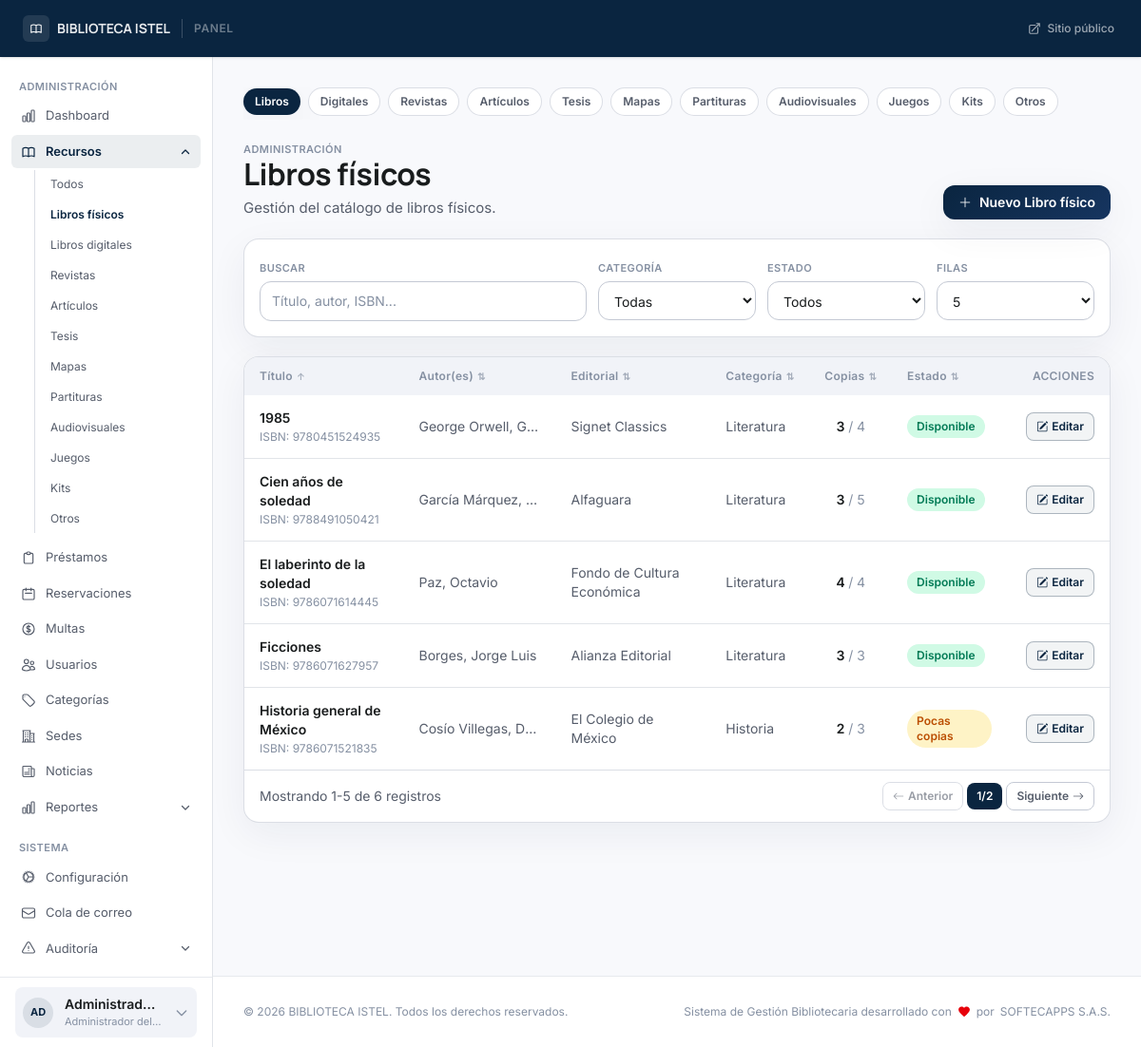
Page /admin/resources/type/libros (signed in) on the committed database.
### tables this page shows
CREATE TABLE `users` (
  `id` int(10) unsigned NOT NULL AUTO_INCREMENT,
  `user_number` varchar(20) DEFAULT NULL,
  `name` varchar(150) NOT NULL,
  `email` varchar(150) NOT NULL,
  `document_number` varchar(30) NOT NULL,
  `phone` varchar(30) DEFAULT NULL,
  `address` text DEFAULT NULL,
  `birthdate` date DEFAULT NULL,
  `photo` varchar(255) DEFAULT NULL,
  `role` enum('admin','librarian','teacher','user','guest') NOT NULL DEFAULT 'user',
  `user_type` enum('student','teacher','external','staff') NOT NULL DEFAULT 'student',
  `status` enum('active','suspended','blocked','inactive') NOT NULL DEFAULT 'active',
  `password_hash` varchar(255) NOT NULL,
  `remember_token` varchar(64) DEFAULT NULL,
  `remember_expires` datetime DEFAULT NULL,
  `email_verified_at` datetime DEFAULT NULL,
  `force_password_change` tinyint(1) NOT NULL DEFAULT 0,
  `last_login_at` datetime DEFAULT NULL,
  `last_login_ip` varchar(45) DEFAULT NULL,
  `created_at` datetime NOT NULL DEFAULT current_timestamp(),
  `updated_at` datetime NOT NULL DEFAULT current_timestamp() ON UPDATE current_timestamp(),
  PRIMARY KEY (`id`),
  UNIQUE KEY `uq_users_email` (`email`),
  UNIQUE KEY `uq_users_document` (`document_number`),
  UNIQUE KEY `uq_users_user_number` (`user_number`),
  KEY `idx_users_role_status` (`role`,`status`)
);

CREATE TABLE `resources` (
  `id` int(10) unsigned NOT NULL AUTO_INCREMENT,
  `isbn_13` char(13) DEFAULT NULL,
  `marc_leader` char(24) DEFAULT NULL,
  `marc_control_number` varchar(64) DEFAULT NULL,
  `title` varchar(300) NOT NULL,
  `authors` longtext NOT NULL CHECK (json_valid(`authors`)),
  `marc_record` longtext DEFAULT NULL CHECK (json_valid(`marc_record`)),
  `publisher` varchar(200) DEFAULT NULL,
  `edition_statement` varchar(200) DEFAULT NULL,
  `publication_year` smallint(6) DEFAULT NULL,
  `category_id` int(10) unsigned NOT NULL,
  `branch_id` int(10) unsigned DEFAULT NULL,
  `support_type` enum('physical','digital','audiovisual','journal','thesis','map','score','kit','game','other') NOT NULL DEFAULT 'physical',
  `resource_type` varchar(60) DEFAULT NULL,
  `content_type` varchar(80) DEFAULT NULL,
  `media_type` varchar(80) DEFAULT NULL,
  `carrier_type` varchar(80) DEFAULT NULL,
  `description` text DEFAULT NULL,
  `pages` smallint(5) unsigned DEFAULT NULL,
  `language` char(2) NOT NULL DEFAULT 'es',
  `cover_image` varchar(255) DEFAULT NULL,
  `location` varchar(100) DEFAULT NULL,
  `digital_url` text DEFAULT NULL,
  `acquisition_price` decimal(8,2) DEFAULT NULL,
  `replacement_cost` decimal(8,2) NOT NULL,
  `acquisition_date` date DEFAULT NULL,
  `acquired_at` datetime DEFAULT NULL,
  `is_new_acquisition` tinyint(1) NOT NULL DEFAULT 1,
  `total_copies` tinyint(3) unsigned NOT NULL DEFAULT 0,
  `available_copies` tinyint(3) unsigned NOT NULL DEFAULT 0,
  `digital_access_count` int(10) unsigned NOT NULL DEFAULT 0,
  `is_active` tinyint(1) NOT NULL DEFAULT 1,
  `deactivated_at` datetime DEFAULT NULL,
  `deactivated_by` int(10) unsigned DEFAULT NULL,
  `deactivation_reason` text DEFAULT NULL,
  `created_at` datetime NOT NULL DEFAULT current_timestamp(),
  `updated_at` datetime NOT NULL DEFAULT current_timestamp() ON UPDATE current_timestamp(),
  PRIMARY KEY (`id`),
  UNIQUE KEY `uq_books_marc_control_number` (`marc_control_number`),
  UNIQUE KEY `uq_resources_isbn` (`isbn_13`),
  KEY `idx_resources_support_active` (`support_type`,`is_active`),
  KEY `idx_resources_branch` (`branch_id`,`is_active`),
  KEY `idx_resources_new_acquisition` (`is_new_acquisition`,`acquired_at`),
  KEY `idx_resources_category` (`category_id`),
  KEY `fk_resources_deactivated_by` (`deactivated_by`),
  FULLTEXT KEY `ft_books_search` (`title`,`publisher`),
  CONSTRAINT `fk_resources_branch` FOREIGN KEY (`branch_id`) REFERENCES `library_branches` (`id`) ON UPDATE CASCADE,
  CONSTRAINT `fk_resources_category` FOREIGN KEY (`category_id`) REFERENCES `categories` (`id`) ON UPDATE CASCADE,
  CONSTRAINT `fk_resources_deactivated_by` FOREIGN KEY (`deactivated_by`) REFERENCES `users` (`id`) ON DELETE SET NULL ON UPDATE CASCADE
);

### views/admin/resources/type-list.php (the view, shortened to what the rows shown need)
<?php
$e = fn(mixed $v) => htmlspecialchars((string) $v, ENT_QUOTES | ENT_SUBSTITUTE, 'UTF-8');
?>
<section class="p-6 lg:p-8">
    <div class="mb-5 flex flex-col gap-3 sm:flex-row sm:items-end sm:justify-between">
        <div>
            <h1 class="headline-lg text-on-surface"><?= $e($cfg['label_plural']) ?></h1>
        </div>
    </div>
    <div class="overflow-hidden rounded-2xl border border-outline-variant/60 bg-white shadow-ambient">
        <div class="overflow-x-auto">
            <table id="type-resources-table" class="min-w-full text-left">
                <thead class="bg-surface-container-low text-xs uppercase tracking-wide text-on-surface-subtle">
                    <tr>
                        <th class="px-4 py-3 font-semibold">
                            <button type="button" data-sort="title" class="type-sort inline-flex items-center gap-1 hover:text-primary">
                                Título <span class="text-[10px] opacity-70">⇅</span>
                            </button>
                        </th>
                        <?php if ($cfg['show_authors']): ?>
                        <th class="px-4 py-3 font-semibold">
                            <button type="button" data-sort="author" class="type-sort inline-flex items-center gap-1 hover:text-primary">
                                <?= $e($cfg['authors_label']) ?> <span class="text-[10px] opacity-70">⇅</span>
                            </button>
                        </th>
                        <?php endif; ?>
                        <?php if ($cfg['show_publisher']): ?>
                        <th class="px-4 py-3 font-semibold hidden md:table-cell">
                            <button type="button" data-sort="publisher" class="type-sort inline-flex items-center gap-1 hover:text-primary">
                                <?= $e($cfg['publisher_label']) ?> <span class="text-[10px] opacity-70">⇅</span>
                            </button>
                        </th>
                        <?php endif; ?>
                        <th class="px-4 py-3 font-semibold hidden sm:table-cell">
                            <button type="button" data-sort="category" class="type-sort inline-flex items-center gap-1 hover:text-primary">
                                Categoría <span class="text-[10px] opacity-70">⇅</span>
                            </button>
                        </th>
                        <?php if ($cfg['show_inventory']): ?>
                        <th class="px-4 py-3 font-semibold text-center">
                            <button type="button" data-sort="available" class="type-sort inline-flex items-center gap-1 hover:text-primary">
                                Copias <span class="text-[10px] opacity-70">⇅</span>
                            </button>
                        </th>
                        <th class="px-4 py-3 font-semibold">
                            <button type="button" data-sort="status" class="type-sort inline-flex items-center gap-1 hover:text-primary">
                                Estado <span class="text-[10px] opacity-70">⇅</span>
                            </button>
                        </th>
                        <?php endif; ?>
                        <th class="px-4 py-3 font-semibold text-right">Acciones</th>
                    </tr>
                </thead>
                <tbody id="type-table-body" class="divide-y divide-outline-variant/50 text-sm">
                    <?php foreach ($resources as $r):
                        $avail  = (int) ($r['available_copies'] ?? 0);
                        $total  = (int) ($r['total_copies'] ?? 0);
                        $active = (int) ($r['is_active'] ?? 1);
                        if (!$active) {
                            $rowStatus = 'inactive';
                        } elseif ($avail <= 0) {
                            $rowStatus = 'out';
                        } elseif ($avail <= 2) {
                            $rowStatus = 'low';
                        } else {
                            $rowStatus = 'active';
                        }
                        $authorDisplay = '';
                        if (!empty($r['authors'])) {
                            $decoded = json_decode($r['authors'], true);
                            $authorDisplay = is_array($decoded) ? implode(', ', $decoded) : $r['authors'];
                        }
                    ?>
                    <tr class="hover:bg-surface-container-low/60 transition-colors"
                        data-row-id="<?= (int) $r['id'] ?>"
                        data-title="<?= $e(mb_strtolower($r['title'] ?? '')) ?>"
                        data-author="<?= $e(mb_strtolower($authorDisplay)) ?>"
                        data-isbn="<?= $e(mb_strtolower($r['isbn_13'] ?? '')) ?>"
                        data-publisher="<?= $e(mb_strtolower($r['publisher'] ?? '')) ?>"
                        data-category="<?= $e(mb_strtolower($r['category'] ?? '')) ?>"
                        data-status="<?= $e($rowStatus) ?>"
                        data-available="<?= $avail ?>"
                        data-copies="<?= $total ?>">
                        <td class="px-4 py-3.5">
                            <p class="font-semibold text-on-surface" data-cell="title"><?= $e($r['title'] ?? '') ?></p>
                            <?php if ($r['isbn_13'] ?? ''): ?>
                            <p class="text-xs text-on-surface-subtle mt-0.5">ISBN: <?= $e($r['isbn_13']) ?></p>
                            <?php endif; ?>
                        </td>
                        <?php if ($cfg['show_authors']): ?>
                        <td class="px-4 py-3.5 text-on-surface-muted max-w-[160px] truncate" data-cell="author">
                            <?= $e($authorDisplay ?: '—') ?>
                        </td>
                        <?php endif; ?>
                        <?php if ($cfg['show_publisher']): ?>
                        <td class="px-4 py-3.5 text-on-surface-muted hidden md:table-cell" data-cell="publisher">
                            <?= $e($r['publisher'] ?? '—') ?>
                        </td>
                        <?php endif; ?>
                        <td class="px-4 py-3.5 text-on-surface-muted hidden sm:table-cell" data-cell="category">
                            <?= $e($r['category'] ?? '—') ?>
                        </td>
                        <?php if ($cfg['show_inventory']): ?>
                        <td class="px-4 py-3.5 text-center tabular-nums" data-cell="inventory">
                            <span class="font-semibold text-on-surface"><?= $avail ?></span>
                            <span class="text-on-surface-subtle">/ <?= $total ?></span>
                        </td>
                        <td class="px-4 py-3.5">
                            <span data-cell="status" class="inline-flex rounded-full px-2.5 py-1 text-xs font-semibold <?= match($rowStatus) {
                                'active'   => 'bg-emerald-100 text-emerald-700',
                                'low'      => 'bg-amber-100 text-amber-700',
                                'out'      => 'bg-red-100 text-red-700',
                                'inactive' => 'bg-slate-100 text-slate-600',
                                default    => 'bg-slate-100 text-slate-700',
                            } ?>">
                                <?= match($rowStatus) {
                                    'active'   => 'Disponible',
                                    'low'      => 'Pocas copias',
                                    'out'      => 'Sin stock',
                                    'inactive' => 'Inactivo',
                                    default    => 'Estado',
                                } ?>
                            </span>
                        </td>
                        <?php endif; ?>
                        <td class="px-4 py-3.5 text-right">
                            <button type="button"
                                    data-edit-url="<?= BASE_URL ?>/admin/resources/type/<?= $e($slug) ?>/<?= (int) $r['id'] ?>/edit"
                                    data-edit-title="<?= $e($r['title'] ?? '') ?>"
                                    class="ml-1 rounded-lg border border-primary/30 bg-primary/5 px-2.5 py-1.5 text-xs font-semibold text-primary hover:bg-primary/10 transition-colors js-open-type-edit-modal inline-flex items-center gap-1">
                                <i class="bi bi-pencil-square text-[12px]"></i> Editar
                            </button>
                        </td>
                    </tr>
                    <?php endforeach; ?>
                </tbody>
            </table>
        </div>
    </div>
</section>

### views/partials/panel-sidebar.php (shortened to what the rows shown need)
<?php
$_e      = fn(mixed $v) => htmlspecialchars((string) $v, ENT_QUOTES | ENT_SUBSTITUTE, 'UTF-8');
$role    = $auth_user['role'] ?? '';
$roleBadge = match($role) {
    'admin'     => ['Administrador del sistema', 'bg-red-100 text-red-700 border-red-200'],
    'librarian' => ['Bibliotecario', 'bg-violet-100 text-violet-700 border-violet-200'],
    'teacher'   => ['Docente', 'bg-blue-100 text-blue-700 border-blue-200'],
    'user'    => ['Socio', 'bg-emerald-100 text-emerald-700 border-emerald-200'],
    default     => ['Usuario', 'bg-slate-100 text-slate-700 border-slate-200'],
};
$initials = mb_strtoupper(mb_substr($auth_user['name'] ?? '?', 0, 2));
?>
<aside class="hidden lg:flex flex-col w-56 bg-white border-r border-outline-variant/50 shrink-0" aria-label="Navegación del panel">
    <div class="min-h-[74px] border-t border-outline-variant/40 bg-white px-4 py-2 flex items-center">
        <details class="group relative w-full" onmouseenter="if (this._closeTimer) { clearTimeout(this._closeTimer); this._closeTimer = null; }" onmouseleave="this._closeTimer = setTimeout(() => this.removeAttribute('open'), 320)">
            <summary class="list-none flex items-center gap-3 rounded-lg bg-surface-container-low px-2 py-2 cursor-pointer transition-colors duration-150 hover:bg-white text-on-surface">
                <div class="flex h-8 w-8 shrink-0 items-center justify-center rounded-full bg-primary/10 text-[11px] font-bold text-primary">
                    <?= $_e($initials) ?>
                </div>
                <div class="min-w-0 flex-1">
                    <p class="truncate text-sm font-semibold"><?= $_e($auth_user['name'] ?? '') ?></p>
                    <p class="truncate text-[11px] text-on-surface-subtle"><?= $_e($roleBadge[0]) ?></p>
                </div>
                <svg class="w-4 h-4 text-on-surface-subtle transition-transform duration-200 group-open:rotate-180" fill="none" viewBox="0 0 24 24" stroke="currentColor" stroke-width="2" aria-hidden="true">
                    <path stroke-linecap="round" stroke-linejoin="round" d="M19 9l-7 7-7-7"/>
                </svg>
            </summary>
        </details>
    </div>
</aside>

### rows in the picture
users: name "AD", name "Administrad…", role "Administrador del…"
resources: title "1985", isbn_13 "9780451524935", authorDisplay "George Orwell, G…", publisher "Signet Classics", category "Literatura", available_copies "3", total_copies "4", is_active+available_copies "Disponible"
resources: title "Cien años de soledad", isbn_13 "9788491050421", authorDisplay "García Márquez,…", publisher "Alfaguara", category "Literatura", available_copies "3", total_copies "5", is_active+available_copies "Disponible"
resources: title "El laberinto de la soledad", isbn_13 "9786071614445", authorDisplay "Paz, Octavio", publisher "Fondo de Cultura Económica", category "Literatura", available_copies "4", total_copies "4", is_active+available_copies "Disponible"
resources: title "Ficciones", isbn_13 "9786071627957", authorDisplay "Borges, Jorge Luis", publisher "Alianza Editorial", category "Literatura", available_copies "3", total_copies "3", is_active+available_copies "Disponible"
resources: title "Historia general de México", isbn_13 "9786071521835", authorDisplay "Cosío Villegas, D…", publisher "El Colegio de México", category "Historia", available_copies "2", total_copies "3", is_active+available_copies "Pocas copias"

### other values in the picture
$_e($settings['library_name'] ?? 'Biblioteca') "BIBLIOTECA ISTEL"
$_e($_rLabel) "Todos"
$_e($_rLabel) "Libros físicos"
$_e($_rLabel) "Libros digitales"
$_e($_rLabel) "Revistas"
$_e($_rLabel) "Artículos"
$_e($_rLabel) "Tesis"
$_e($_rLabel) "Mapas"
$_e($_rLabel) "Partituras"
$_e($_rLabel) "Audiovisuales"
$_e($_rLabel) "Juegos"
$_e($_rLabel) "Kits"
$_e($_rLabel) "Otros"
$e($tLabel) "Libros"
$e($tLabel) "Digitales"
